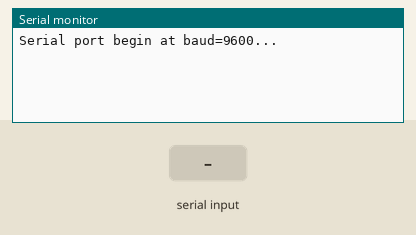
The sketch below on a simulated Arduino Uno, built with avr-gcc and run on an emulated ATmega328P. Shown: the last lines printed to the serial monitor. The test bench sets the inputs (shaded band).

Above: at 1.2 s.
1.3 s: byte 30 received over Serial
At 1.7 s:
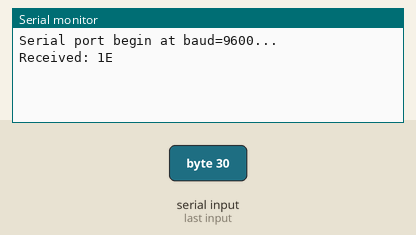
2.8 s: byte 90 received over Serial
At 4.0 s:
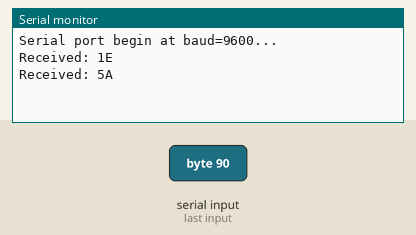
4.3 s: byte 120 received over Serial
At 5.2 s:
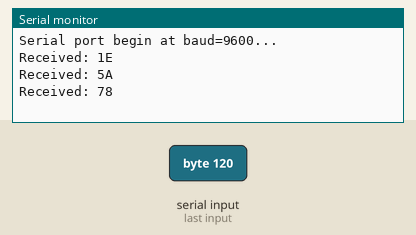

The sketch:

UART_read.ino
```cpp
#include <Arduino.h>
int incomingByte = 0; // for incoming serial data

void setup() {
  Serial.begin(9600); // opens serial port, sets data rate to 9600 bps
  Serial.println("Serial port begin at baud=9600...");
}

void loop() {
  // reply only when you receive data:
  if (Serial.available() > 0) {
    // read the incoming byte:
    incomingByte = Serial.read();

    // show what you got:
    Serial.print("Received: ");
    Serial.println(incomingByte, HEX);
  }
}
```

Measured:
- after the input at 1.3 s, the serial monitor: prints a new line at once (image 1)
- after the input at 2.8 s, the serial monitor: prints a new line at once (image 2)
- after the input at 4.3 s, the serial monitor: prints a new line at once (image 3)
